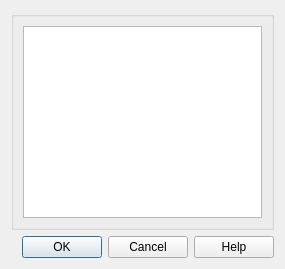
<?xml version="1.0" encoding="UTF-8"?>
<ui version="4.0">
 <class>Dialog</class>
 <widget class="QDialog" name="Dialog">
  <property name="geometry">
   <rect>
    <x>0</x>
    <y>0</y>
    <width>285</width>
    <height>269</height>
   </rect>
  </property>
  <property name="windowTitle">
   <string>notetypes_add_note_type</string>
  </property>
  <layout class="QVBoxLayout">
   <item>
    <widget class="QGroupBox" name="groupBox">
     <property name="title">
      <string/>
     </property>
     <layout class="QVBoxLayout">
      <item>
       <widget class="QListWidget" name="models">
        <property name="editTriggers">
         <set>QAbstractItemView::NoEditTriggers</set>
        </property>
        <property name="tabKeyNavigation">
         <bool>true</bool>
        </property>
       </widget>
      </item>
     </layout>
    </widget>
   </item>
   <item>
    <widget class="QDialogButtonBox" name="buttonBox">
     <property name="orientation">
      <enum>Qt::Horizontal</enum>
     </property>
     <property name="standardButtons">
      <set>QDialogButtonBox::Cancel|QDialogButtonBox::Help|QDialogButtonBox::Ok</set>
     </property>
    </widget>
   </item>
  </layout>
 </widget>
 <resources/>
 <connections>
  <connection>
   <sender>buttonBox</sender>
   <signal>accepted()</signal>
   <receiver>Dialog</receiver>
   <slot>accept()</slot>
   <hints>
    <hint type="sourcelabel">
     <x>266</x>
     <y>353</y>
    </hint>
    <hint type="destinationlabel">
     <x>157</x>
     <y>274</y>
    </hint>
   </hints>
  </connection>
  <connection>
   <sender>buttonBox</sender>
   <signal>rejected()</signal>
   <receiver>Dialog</receiver>
   <slot>reject()</slot>
   <hints>
    <hint type="sourcelabel">
     <x>334</x>
     <y>353</y>
    </hint>
    <hint type="destinationlabel">
     <x>286</x>
     <y>274</y>
    </hint>
   </hints>
  </connection>
 </connections>
</ui>
